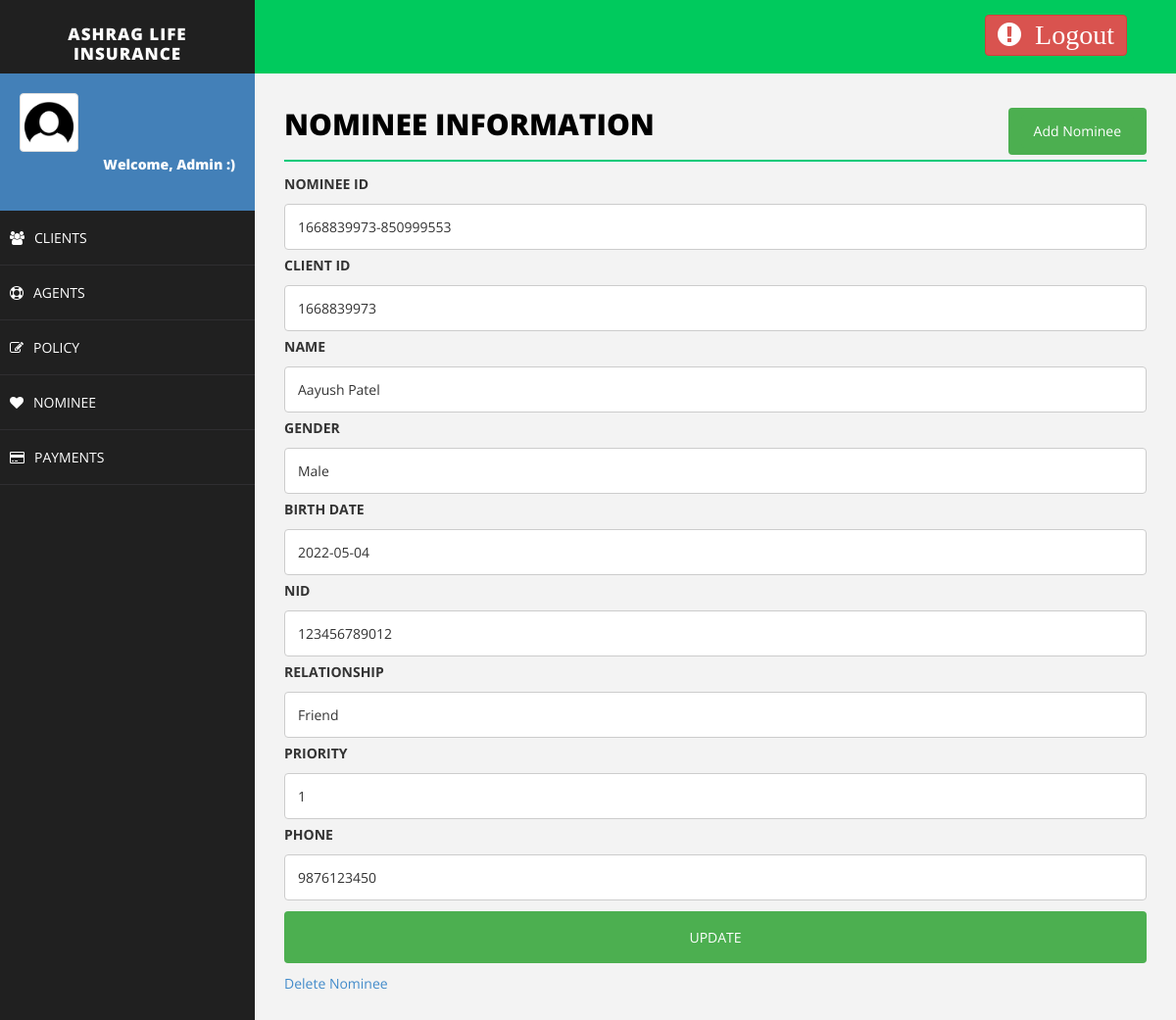
Page /editNominee.php?nominee_id=1668839973-850999553 (signed in) on the committed database.
### tables this page shows
CREATE TABLE `nominee` (
  `nominee_id` varchar(200) NOT NULL,
  `client_id` varchar(100) NOT NULL,
  `name` varchar(50) NOT NULL,
  `sex` varchar(20) NOT NULL,
  `birth_date` varchar(50) NOT NULL,
  `nid` varchar(50) NOT NULL,
  `relationship` varchar(20) NOT NULL,
  `priority` varchar(20) NOT NULL,
  `phone` varchar(50) NOT NULL
);

### editNominee.php (the view, shortened to what this page needs)
<!DOCTYPE html>
<html>
<head>
    <link href="assets/css/bootstrap.css" rel="stylesheet" />
    <link href="assets/css/font-awesome.css" rel="stylesheet" />
    <link href="assets/css/basic.css" rel="stylesheet" />
    <link href="assets/css/custom.css" rel="stylesheet" />
</head>
<body>
<?php include 'header.php';
?>
        <div id="page-wrapper">
                <div class="row">
                    <div class="col-md-12">
                        <h1 class="page-head-line">Nominee Information
						<button class="btn" align="center">
						<a href="addNominee.php" class="btn">Add Nominee</a>
						</button>
						</h1>
                    </div>
                </div>
<?php
   include'connection.php';
	if($_SERVER["REQUEST_METHOD"] == "GET"){
		$nominee_id = $_GET["nominee_id"];
	}
	$sql = "SELECT * from nominee where nominee_id='$nominee_id'";
	$result = $conn->query($sql);
	echo "<div>\n";
	  echo '<form action="updateNominee.php" method="post">';
	while($row = $result->fetch_assoc()) {
		echo "<label for=\"fname\">NOMINEE ID</label>";
	    echo "<input type=\"text\" nominee_id=\"fname\" name=\"nominee_id\" placeholder=\"nominee id..\" value=\"$row[nominee_id]\">";
		echo "<label for=\"fname\">CLIENT ID</label>";
	    echo "<input type=\"text\" nominee_id=\"fname\" name=\"client_id\" placeholder=\"client id..\" value=\"$row[client_id]\">";
		echo "<label for=\"fname\">NAME</label>";
	    echo "<input type=\"text\" nominee_id=\"fname\" name=\"name\" placeholder=\"nominees Name..\" value=\"$row[name]\">";
		echo "<label for=\"fname\">GENDER</label>";
		echo "<input type=\"text\" nominee_id=\"fname\" name=\"sex\" placeholder=\"nominees gender..\" value=\"$row[sex]\">";
		echo "<label for=\"fname\">BIRTH DATE</label>";
		echo "<input type=\"text\" nominee_id=\"fname\" name=\"birth_date\" placeholder=\"nominees Birth Date..\" value=\"$row[birth_date]\">";
		echo "<label for=\"fname\">NID</label>";
		echo "<input type=\"text\" nominee_id=\"fname\" name=\"nid\" placeholder=\"nominees NID..\" value=\"$row[nid]\">";
		echo "<label for=\"fname\">RELATIONSHIP</label>";
		echo "<input type=\"text\" nominee_id=\"fname\" name=\"relationship\" placeholder=\"Relationship With Client..\" value=\"$row[relationship]\">";
		echo "<label for=\"fname\">PRIORITY</label>";
		echo "<input type=\"text\" nominee_id=\"fname\" name=\"priority\" placeholder=\"Priority..\" value=\"$row[priority]\">";
		echo "<label for=\"fname\">PHONE</label>";
		echo "<input type=\"text\" nominee_id=\"fname\" name=\"phone\" placeholder=\"nominees Phone..\" value=\"$row[phone]\">";
    }
	echo "<input type=\"submit\" value=\"UPDATE\">";
	echo "</form>\n";
	echo "<a href='deleteNominee.php?nominee_id=".$nominee_id."'>Delete Nominee</a>";
echo "</div>\n";
?>
        </div>
    </div>
</body>
</html>

### assets/css/basic.css (style rules this page uses)
body { font-family: 'Open Sans', sans-serif; line-height:25px; }
#page-wrapper { padding: 15px 15px; min-height: 600px; background: #F3F3F3; }
.page-head-line { font-size: 30px; text-transform: uppercase; color: #000; font-weight: 800; padding-bottom: 20px; border-bottom: 2px solid #00CA79; margin-bottom: 10px; }
@media (min-width:768px) { #page-wrapper { margin: 0 0 0 260px; padding: 15px 30px; min-height: 1200px; } }

### editNominee.php (style rules this page uses)
input[type=text], select { width: 100%; padding: 10px 13px; margin: 3px 0; display: inline-block; border: 1px solid #ccc; border-radius: 4px; box-sizing: border-box; }
input[type=submit] { width: 100%; background-color: #4CAF50; color: white; padding: 14px 20px; margin: 8px 0; border: none; border-radius: 4px; cursor: pointer; }
.btn { background-color: #4CAF50; float: right; color:white; text-decoration:none; }

### rows in the picture
nominee: nominee_id "1668839973-850999553", client_id "1668839973", name "Aayush Patel", sex "Male", birth_date "2022-05-04", nid "123456789012", relationship "Friend", priority "1", phone "9876123450"

### other values in the picture
$_SESSION["username"] "Admin"
